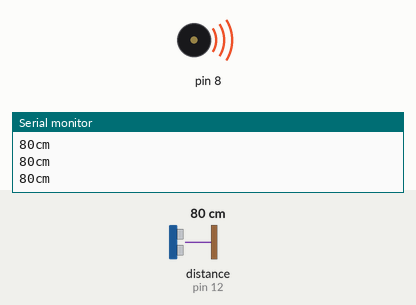
Recording of a sketch running on a simulated Arduino Uno, built with avr-gcc and run on an emulated ATmega328P. Shown: buzzer (waves = sounding), the last lines printed to the serial monitor. The test bench sets the inputs (shaded band); at power-on: distance to the obstacle (sensor on pin 12) 80 cm. The echo pulse lasts 58.3 µs per cm.

Above: at 1.7 s.
1.8 s: distance to the obstacle (sensor on pin 12) set to 28 cm
3.3 s: distance to the obstacle (sensor on pin 12) set to 23 cm
At 4.9 s:
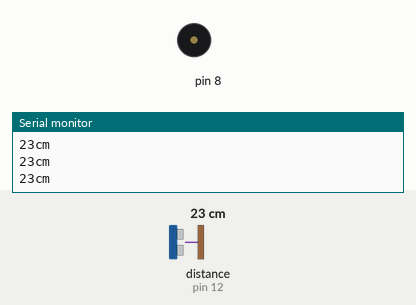
5.2 s: distance to the obstacle (sensor on pin 12) set to 35 cm
At 5.7 s:
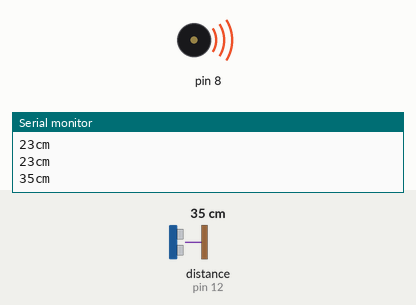
6.7 s: distance to the obstacle (sensor on pin 12) set to 2 cm
At 7.4 s:
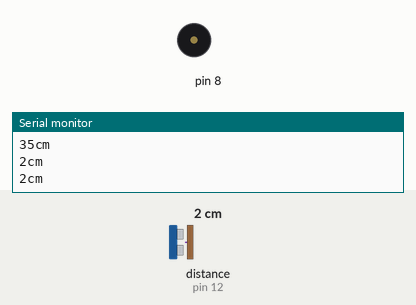
Timing chart, 0 to 9.3 s (numbered marks = the images above; inputs shaded):
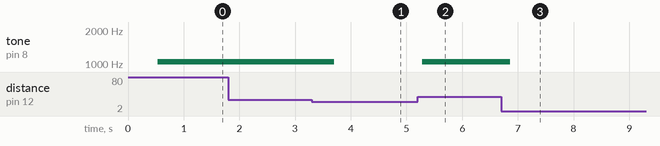

Measured:
- the behaviour switches between 26 and 25 cm on distance to the obstacle (sensor on pin 12) (found by bisection; images 0 and 1)
- after the input at 3.3 s, tone on pin 8: 1047 Hz → silent after 0.40 s
- after the input at 5.2 s, tone on pin 8: silent → 1047 Hz after 0.08 s
- after the input at 6.7 s, tone on pin 8: 1047 Hz → silent after 0.16 s

The sketch:

arduino-demo.ino
```cpp
#include "pitches.h"

#include "SR04.h"
#define TRIG_PIN 12
#define ECHO_PIN 11
SR04 sr04 = SR04(ECHO_PIN,TRIG_PIN);
long a;


// notes in the melody:
int melody[] = {
  NOTE_C5, NOTE_D5, NOTE_E5, NOTE_F5, NOTE_G5, NOTE_A5, NOTE_B5, NOTE_C6};
int duration = 500;  // 500 miliseconds

void setup() {
   Serial.begin(9600);
   delay(500);
}

void loop() {
   a=sr04.Distance();
   Serial.print(a);
   Serial.println("cm");

   if (a>25) {
    for (int thisNote = 7; thisNote < 8; thisNote++) {
    // pin8 output the voice, every scale is 0.5 sencond
    tone(8, melody[thisNote]);

    // Output the voice after several minutes
    }

   }
   else {
    noTone(8);
   }

  delay(500);
}
```
